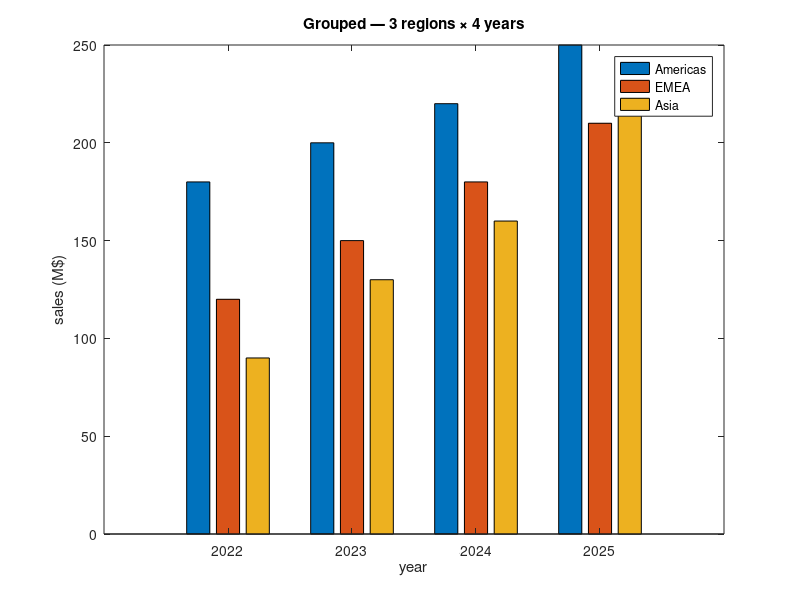
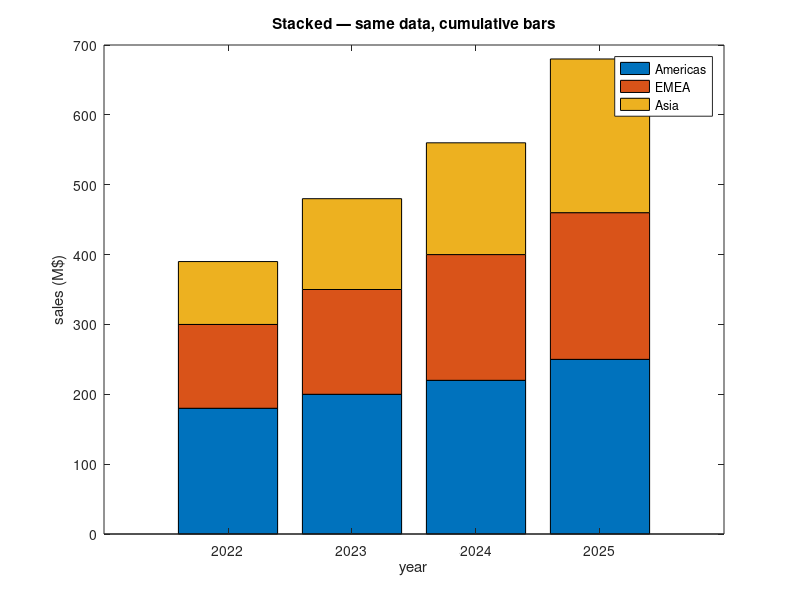
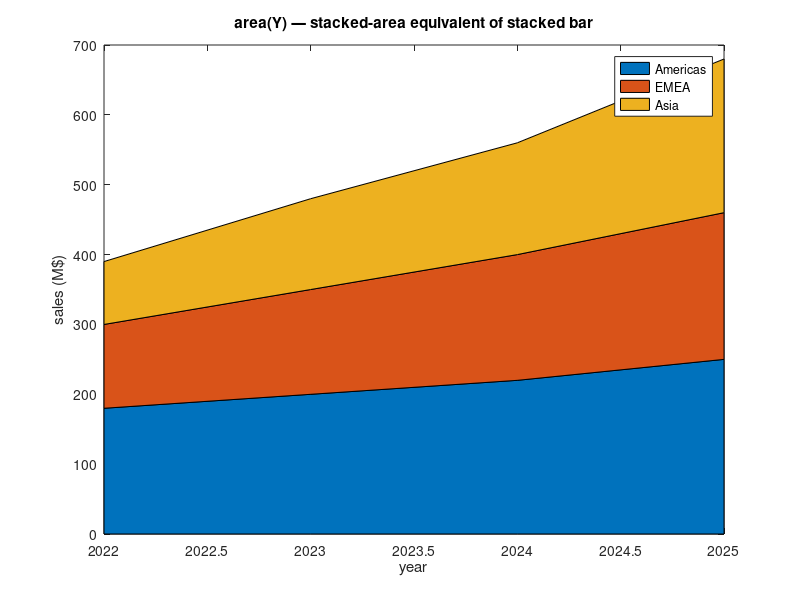

The MATLAB source for these figures, in order:
% bar(matrix) — Grouped + Stacked Multi-Series Bars
%
% Pass a matrix Y to bar() and each column becomes its own series.
% Default mode is 'grouped' (sub-pixel offset per series). Add
% 'stacked' to pile series cumulatively.



clear
close all

% Synthetic per-quarter sales for 3 regions across 4 years.
%   rows = years    (2022, 2023, 2024, 2025)
%   cols = regions  (Americas, EMEA, Asia)
Y = [180 120 90; ...
     200 150 130; ...
     220 180 160; ...
     250 210 220];
years = 2022:2025;

figure;
bar(years, Y);
title('Grouped — 3 regions × 4 years');
xlabel('year'); ylabel('sales (M$)');
legend('Americas', 'EMEA', 'Asia');

figure;
bar(years, Y, 'stacked');
title('Stacked — same data, cumulative bars');
xlabel('year'); ylabel('sales (M$)');
legend('Americas', 'EMEA', 'Asia');

% --- area(matrix) — cumulative-sum stacked area variant ---
figure;
area(years, Y);
title('area(Y) — stacked-area equivalent of stacked bar');
xlabel('year'); ylabel('sales (M$)');
legend('Americas', 'EMEA', 'Asia');

fprintf('bar(matrix) demo: 3 figures (grouped + stacked + area)\n');
